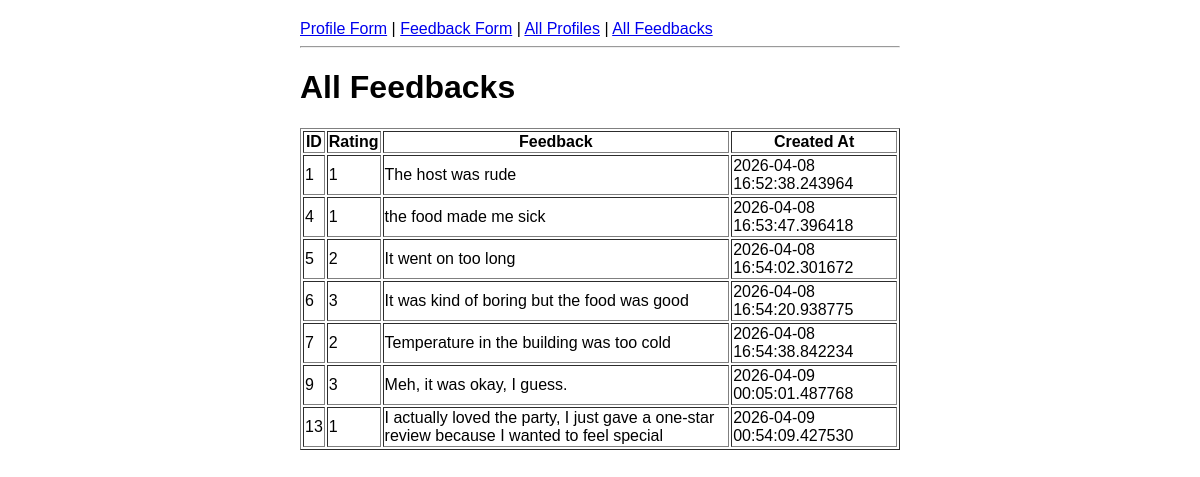
The page /admin/feedback/negative on the database its author committed.
### app.py (models this page shows)
class Feedback(db.Model):
    id = db.Column(db.Integer, primary_key=True)
    rating = db.Column(db.Integer, nullable=False)
    feedback = db.Column(db.Text)
    created_at = db.Column(db.DateTime, default=datetime.utcnow)

### app.py (the view)
@app.route('/admin/feedback/negative')
def admin_feedback_negative():
    feedbacks = Feedback.query.filter(Feedback.rating <= 3).all()
    return render_template('admin_feedback.html', feedbacks=feedbacks)

### Templates/admin_feedback.html
{% extends "base.html" %}
{% block content %}
    <h1>All Feedbacks</h1>
    <table border="1">
        <tr>
            <th>ID</th>
            <th>Rating</th>
            <th>Feedback</th>
            <th>Created At</th>
        </tr>
        {% for feedback in feedbacks %}
        <tr>
            <td>{{ feedback.id }}</td>
            <td>{{ feedback.rating }}</td>
            <td>{{ feedback.feedback }}</td>
            <td>{{ feedback.created_at }}</td>
        </tr>
        {% endfor %}
    </table>
{% endblock %}

### static/style.css (style rules this page uses)
body { font-family: Arial, sans-serif; max-width: 600px; margin: 0 auto; padding: 20px; }

### rows shown on the page
Feedback: id "1", rating "1", feedback "The host was rude", created_at "2026-04-08 16:52:38.243964"
Feedback: id "4", rating "1", feedback "the food made me sick", created_at "2026-04-08 16:53:47.396418"
Feedback: id "5", rating "2", feedback "It went on too long", created_at "2026-04-08 16:54:02.301672"
Feedback: id "6", rating "3", feedback "It was kind of boring but the food was good", created_at "2026-04-08 16:54:20.938775"
Feedback: id "7", rating "2", feedback "Temperature in the building was too cold", created_at "2026-04-08 16:54:38.842234"
Feedback: id "9", rating "3", feedback "Meh, it was okay, I guess.", created_at "2026-04-09 00:05:01.487768"
Feedback: id "13", rating "1", feedback "I actually loved the party, I just gave a one-star review because I wanted to feel special", created_at "2026-04-09 00:54:09.427530"
